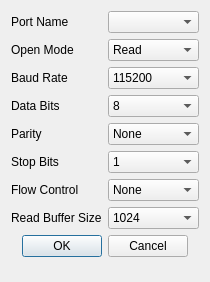
<?xml version="1.0" encoding="UTF-8"?>
<ui version="4.0">
 <class>UartConfigDialog</class>
 <widget class="QDialog" name="UartConfigDialog">
  <property name="geometry">
   <rect>
    <x>0</x>
    <y>0</y>
    <width>184</width>
    <height>282</height>
   </rect>
  </property>
  <property name="sizePolicy">
   <sizepolicy hsizetype="Fixed" vsizetype="Fixed">
    <horstretch>0</horstretch>
    <verstretch>0</verstretch>
   </sizepolicy>
  </property>
  <property name="windowTitle">
   <string>Dialog</string>
  </property>
  <layout class="QFormLayout" name="formLayout">
   <item row="0" column="0">
    <widget class="QLabel" name="PortNameLabel">
     <property name="text">
      <string>Port Name</string>
     </property>
    </widget>
   </item>
   <item row="8" column="0" colspan="2">
    <widget class="QDialogButtonBox" name="buttonBox">
     <property name="layoutDirection">
      <enum>Qt::LeftToRight</enum>
     </property>
     <property name="orientation">
      <enum>Qt::Horizontal</enum>
     </property>
     <property name="standardButtons">
      <set>QDialogButtonBox::Cancel|QDialogButtonBox::Ok</set>
     </property>
     <property name="centerButtons">
      <bool>true</bool>
     </property>
    </widget>
   </item>
   <item row="0" column="1">
    <widget class="QComboBox" name="PortNameComboBox">
     <property name="minimumSize">
      <size>
       <width>0</width>
       <height>0</height>
      </size>
     </property>
     <property name="maximumSize">
      <size>
       <width>16777215</width>
       <height>16777215</height>
      </size>
     </property>
     <property name="sizeAdjustPolicy">
      <enum>QComboBox::AdjustToContentsOnFirstShow</enum>
     </property>
    </widget>
   </item>
   <item row="1" column="0">
    <widget class="QLabel" name="OpenModeLabel">
     <property name="text">
      <string>Open Mode</string>
     </property>
    </widget>
   </item>
   <item row="2" column="0">
    <widget class="QLabel" name="BaudRateLabel">
     <property name="text">
      <string>Baud Rate</string>
     </property>
    </widget>
   </item>
   <item row="3" column="0">
    <widget class="QLabel" name="DataBitsLabel">
     <property name="text">
      <string>Data Bits</string>
     </property>
    </widget>
   </item>
   <item row="1" column="1">
    <widget class="QComboBox" name="OpenModeComboBox">
     <item>
      <property name="text">
       <string>Read</string>
      </property>
     </item>
     <item>
      <property name="text">
       <string>Write</string>
      </property>
     </item>
     <item>
      <property name="text">
       <string>Read/Write</string>
      </property>
     </item>
    </widget>
   </item>
   <item row="2" column="1">
    <widget class="QComboBox" name="BaudRateComboBox">
     <item>
      <property name="text">
       <string>115200</string>
      </property>
     </item>
    </widget>
   </item>
   <item row="3" column="1">
    <widget class="QComboBox" name="DataBitsComboBox">
     <item>
      <property name="text">
       <string>8</string>
      </property>
     </item>
    </widget>
   </item>
   <item row="4" column="0">
    <widget class="QLabel" name="ParityLabel">
     <property name="text">
      <string>Parity</string>
     </property>
    </widget>
   </item>
   <item row="5" column="0">
    <widget class="QLabel" name="StopBitsLabel">
     <property name="text">
      <string>Stop Bits</string>
     </property>
    </widget>
   </item>
   <item row="6" column="0">
    <widget class="QLabel" name="FlowControlLabel">
     <property name="text">
      <string>Flow Control</string>
     </property>
    </widget>
   </item>
   <item row="7" column="0">
    <widget class="QLabel" name="ReadBufferSizeLabel">
     <property name="text">
      <string>Read Buffer Size</string>
     </property>
    </widget>
   </item>
   <item row="4" column="1">
    <widget class="QComboBox" name="ParityComboBox">
     <item>
      <property name="text">
       <string>None</string>
      </property>
     </item>
    </widget>
   </item>
   <item row="5" column="1">
    <widget class="QComboBox" name="StopBitsComboBox">
     <item>
      <property name="text">
       <string>1</string>
      </property>
     </item>
    </widget>
   </item>
   <item row="6" column="1">
    <widget class="QComboBox" name="FlowControlComboBox">
     <item>
      <property name="text">
       <string>None</string>
      </property>
     </item>
    </widget>
   </item>
   <item row="7" column="1">
    <widget class="QComboBox" name="ReadBufferSizeComboBox">
     <item>
      <property name="text">
       <string>1024</string>
      </property>
     </item>
    </widget>
   </item>
  </layout>
 </widget>
 <resources/>
 <connections>
  <connection>
   <sender>buttonBox</sender>
   <signal>accepted()</signal>
   <receiver>UartConfigDialog</receiver>
   <slot>accept()</slot>
   <hints>
    <hint type="sourcelabel">
     <x>248</x>
     <y>254</y>
    </hint>
    <hint type="destinationlabel">
     <x>157</x>
     <y>274</y>
    </hint>
   </hints>
  </connection>
  <connection>
   <sender>buttonBox</sender>
   <signal>rejected()</signal>
   <receiver>UartConfigDialog</receiver>
   <slot>reject()</slot>
   <hints>
    <hint type="sourcelabel">
     <x>316</x>
     <y>260</y>
    </hint>
    <hint type="destinationlabel">
     <x>286</x>
     <y>274</y>
    </hint>
   </hints>
  </connection>
 </connections>
</ui>
